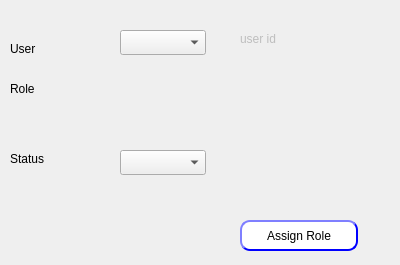
<?xml version="1.0" encoding="UTF-8"?>
<ui version="4.0">
 <class>Dialog</class>
 <widget class="QDialog" name="Dialog">
  <property name="geometry">
   <rect>
    <x>0</x>
    <y>0</y>
    <width>400</width>
    <height>265</height>
   </rect>
  </property>
  <property name="windowTitle">
   <string>Assign</string>
  </property>
  <widget class="QComboBox" name="CMB_userName">
   <property name="geometry">
    <rect>
     <x>120</x>
     <y>30</y>
     <width>86</width>
     <height>25</height>
    </rect>
   </property>
   <property name="editable">
    <bool>false</bool>
   </property>
   <property name="duplicatesEnabled">
    <bool>true</bool>
   </property>
  </widget>
  <widget class="QLabel" name="User">
   <property name="geometry">
    <rect>
     <x>10</x>
     <y>40</y>
     <width>67</width>
     <height>17</height>
    </rect>
   </property>
   <property name="text">
    <string>User</string>
   </property>
  </widget>
  <widget class="QLabel" name="label_2">
   <property name="geometry">
    <rect>
     <x>10</x>
     <y>80</y>
     <width>67</width>
     <height>17</height>
    </rect>
   </property>
   <property name="text">
    <string>Role</string>
   </property>
  </widget>
  <widget class="QComboBox" name="CMB_userRoleStatus">
   <property name="geometry">
    <rect>
     <x>120</x>
     <y>150</y>
     <width>86</width>
     <height>25</height>
    </rect>
   </property>
   <property name="styleSheet">
    <string notr="true"/>
   </property>
  </widget>
  <widget class="QLabel" name="label_3">
   <property name="geometry">
    <rect>
     <x>10</x>
     <y>150</y>
     <width>67</width>
     <height>17</height>
    </rect>
   </property>
   <property name="text">
    <string>Status</string>
   </property>
  </widget>
  <widget class="QPushButton" name="BTN_assignRole">
   <property name="geometry">
    <rect>
     <x>240</x>
     <y>220</y>
     <width>118</width>
     <height>31</height>
    </rect>
   </property>
   <property name="styleSheet">
    <string notr="true">QPushButton{
                                        background-color: white;
                                        border-style: outset;
                                        border-width: 2px;
                                        border-radius: 10px;
                                        border-color: blue;
                                        min-width: 6em;
                                        }
                                        QPushButton:hover {
                                        background: qradialgradient(
                                        cx: 0.3, cy: -0.4, fx: 0.3, fy: -0.4,
                                        radius: 1.35, stop: 0 #fff, stop: 1 #bbb
                                        );
                                        }
                                        QPushButton:pressed {
                                        border-style: inset;
                                        background: qradialgradient(
                                        cx: 0.4, cy: -0.1, fx: 0.4, fy: -0.1,
                                        radius: 1.35, stop: 0 #fff, stop: 1 #ddd
                                        );
                                        }
                                    </string>
   </property>
   <property name="text">
    <string>Assign Role</string>
   </property>
  </widget>
  <widget class="QLabel" name="LB_userID">
   <property name="enabled">
    <bool>false</bool>
   </property>
   <property name="geometry">
    <rect>
     <x>240</x>
     <y>30</y>
     <width>151</width>
     <height>17</height>
    </rect>
   </property>
   <property name="frameShape">
    <enum>QFrame::NoFrame</enum>
   </property>
   <property name="text">
    <string>user id</string>
   </property>
  </widget>
  <widget class="QLabel" name="LB_roleID">
   <property name="enabled">
    <bool>false</bool>
   </property>
   <property name="geometry">
    <rect>
     <x>240</x>
     <y>80</y>
     <width>141</width>
     <height>17</height>
    </rect>
   </property>
   <property name="frameShape">
    <enum>QFrame::NoFrame</enum>
   </property>
   <property name="text">
    <string/>
   </property>
  </widget>
 </widget>
 <resources/>
 <connections/>
</ui>
